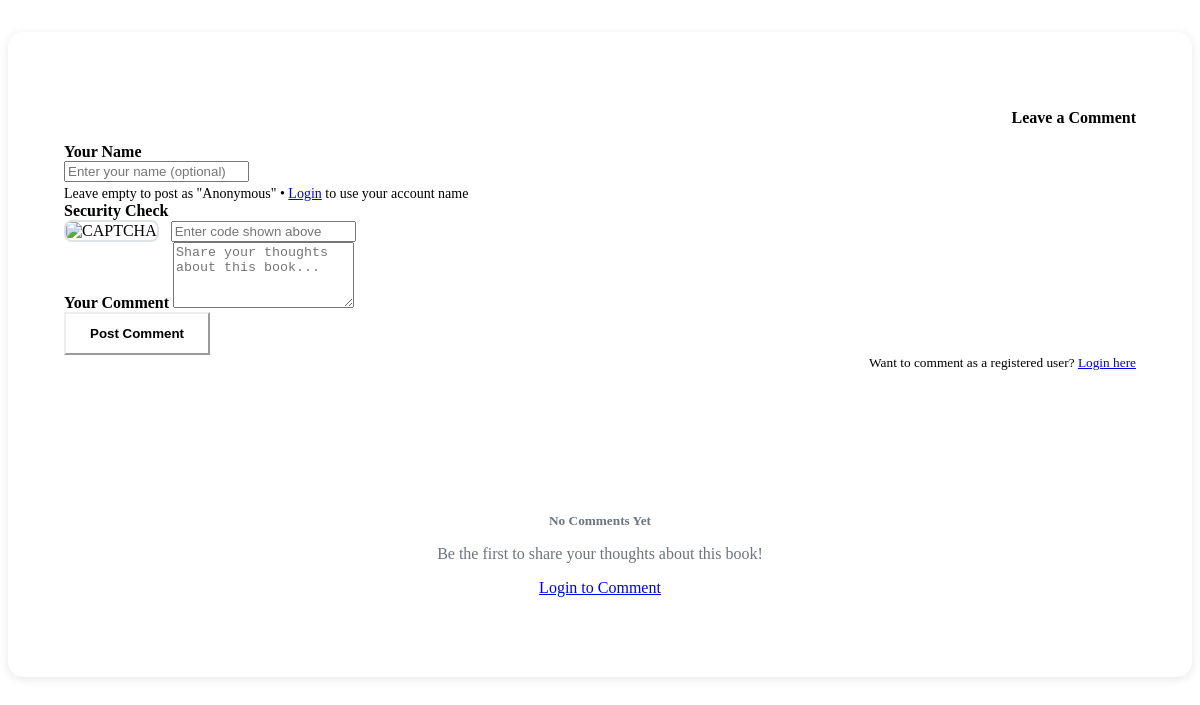
The page /comments.php?id=56 on the database as committed earlier.
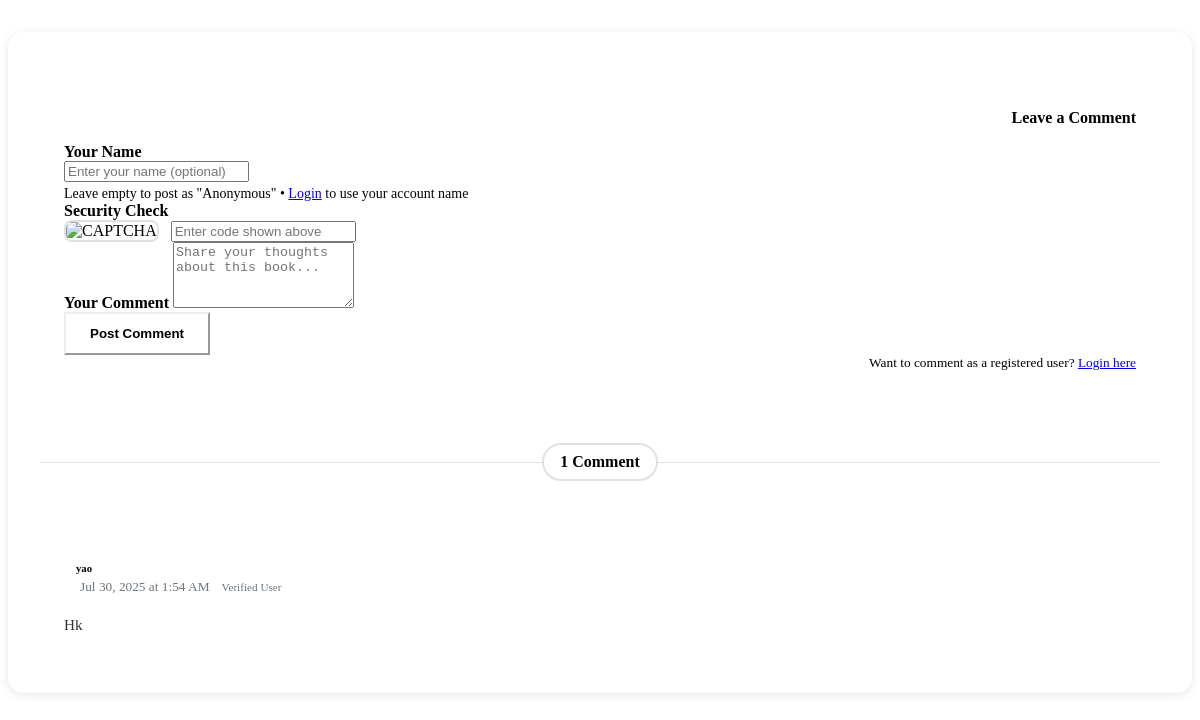
The same page on the database as committed later.
### tables this page shows
CREATE TABLE `comments` (
  `id` int(11) NOT NULL,
  `review_id` int(11) DEFAULT NULL,
  `commenter_name` varchar(100) DEFAULT NULL,
  `comment` text NOT NULL,
  `created_at` timestamp NOT NULL DEFAULT current_timestamp()
);

### comments.php (the view, shortened to what the changed rows need)
<?php
require 'includes/db.php';
$review_id = $_GET['id'] ?? 0;
$isLoggedIn = isset($_SESSION['user']);
$stmt = $pdo->prepare("SELECT commenter_name, comment, created_at FROM comments WHERE review_id = ? ORDER BY created_at DESC");
$stmt->execute([$review_id]);
$comments = $stmt->fetchAll();
?>
<div class="comments-section">
    <?php if (!empty($comments)): ?>
        <div class="comments-divider">
            <span class="comments-count">
                <i class="bi bi-chat-dots me-2"></i><?= count($comments) ?> Comment<?= count($comments) != 1 ? 's' : '' ?>
            </span>
        </div>
        <div class="comments-list">
            <?php foreach ($comments as $c): ?>
                <div class="comment-item">
                    <div class="comment-header">
                        <div class="commenter-info">
                                <?php
                                $userCheck = $pdo->prepare("SELECT id FROM users WHERE username = ?");
                                $userCheck->execute([$c['commenter_name']]);
                                $isRegisteredUser = $userCheck->fetch();
                                ?>
                            <div class="commenter-details">
                                <h6 class="commenter-name">
                                    <?= htmlspecialchars($c['commenter_name']) ?>
                                </h6>
                                <small class="comment-date">
                                    <?= date('M j, Y \a\t g:i A', strtotime($c['created_at'])) ?>
                                    <?php if ($isRegisteredUser): ?>
                                        <span class="ms-2 badge bg-success badge-sm">Verified User</span>
                                    <?php endif; ?>
                                </small>
                            </div>
                        </div>
                    </div>
                    <div class="comment-content">
                        <?= nl2br(htmlspecialchars($c['comment'])) ?>
                    </div>
                </div>
            <?php endforeach; ?>
        </div>
    <?php else: ?>
        <div class="no-comments">
            <h5>No Comments Yet</h5>
            <p class="text-muted">Be the first to share your thoughts about this book!</p>
            <?php if (!$isLoggedIn): ?>
                <div class="mt-3">
                    <a href="login.php" class="btn btn-outline-primary btn-sm">
                        <i class="bi bi-box-arrow-in-right me-1"></i>Login to Comment
                    </a>
                </div>
            <?php endif; ?>
        </div>
    <?php endif; ?>
</div>

Rows that differ between the two databases and show on the page:
added comments: commenter_name "yao", created_at "Jul 30, 2025 at 1:54 AM", comment "Hk"
Other text that changed with them:
count($comments): (not shown) → "1"
text no longer shown: "No Comments Yet Be the first to share your thoughts about this book! Login to Comment"
text now shown: "Comment"
